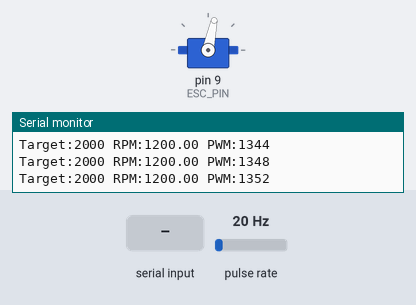
This program was run on a simulated Arduino Uno, built with avr-gcc and run on an emulated ATmega328P. Parts: servo, the last lines printed to the serial monitor. Wiring (inferred from the names in the program): pulse sensor: data pin 2. Inputs (shaded band) come from the test bench; at power-on: pulse rate 20 Hz.

Above: at 4.2 s.
4.3 s: pulse rate (sensor on pin 2) set to 150 Hz
At 4.55 s:
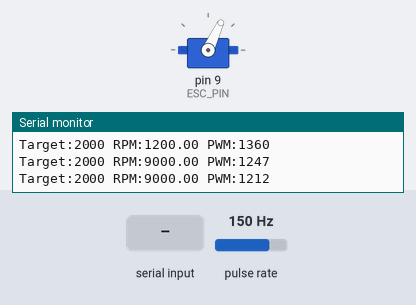
At 5.6 s:
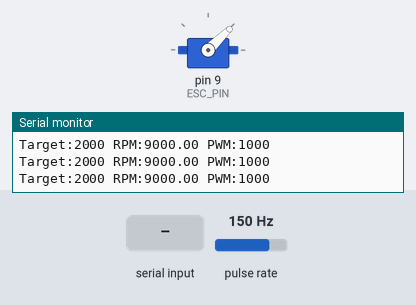
7.3 s: "90,45\n" received over Serial
Timing chart, 0 to 10.3 s (numbered marks = the images above; inputs shaded):
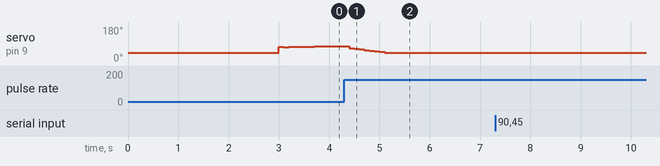

The program:

main.cpp
```cpp
#include <Arduino.h>
#include <Servo.h>

// ---------------------------------------------------------------------------
// Configuration
// ---------------------------------------------------------------------------
const int ESC_PIN = 9;        // Output pin for ESC signal
const int SENSOR_PIN = 2;     // Input pin for RPM sensor (Must be interrupt capable: 2 or 3 on Uno)

// Motor & Sensor Settings
// If using a reflective tape and optical sensor, PULSES_PER_REV = 1.
// If using a phase sensor on a 14-pole motor, PULSES_PER_REV = 7 (14/2).
const int PULSES_PER_REV = 1;

// PID Control Constants (Tune these for your specific motor setup)
// Start with small values to prevent violent oscillations.
double Kp = 0.01;   // Proportional Gain
double Ki = 0.05;   // Integral Gain
double Kd = 0.00;   // Derivative Gain

// ---------------------------------------------------------------------------
// Constants
// ---------------------------------------------------------------------------
Servo esc;
volatile unsigned long pulseCount = 0; // Volatile for interrupt access
unsigned long lastLoopTime = 0;
double integralError = 0;
double lastError = 0;
int targetRPM = 2000; // Initial target RPM

// ---------------------------------------------------------------------------
// Interrupt Service Routine
// ---------------------------------------------------------------------------
void onSensorPulse() {
  pulseCount++;
}

// ---------------------------------------------------------------------------
// Setup
// ---------------------------------------------------------------------------
void setup() {
  Serial.begin(115200); // Higher baud rate for faster debug output
  Serial.println("System Initializing...");

  // Setup ESC
  esc.attach(ESC_PIN);
  // Send minimum throttle to arm the ESC
  esc.writeMicroseconds(1000);

  Serial.println("Arming ESC (waiting 3 seconds)...");
  delay(3000); // Wait for ESC to recognize the low signal
  Serial.println("ESC Armed.");

  // Setup Sensor
  pinMode(SENSOR_PIN, INPUT_PULLUP);
  attachInterrupt(digitalPinToInterrupt(SENSOR_PIN), onSensorPulse, RISING);
}

// ---------------------------------------------------------------------------
// Main Loop
// ---------------------------------------------------------------------------
void loop() {
  // Run the control loop at a fixed interval (e.g., every 100ms)
  if (millis() - lastLoopTime >= 100) {
    unsigned long currentTime = millis();
    double dt = (currentTime - lastLoopTime) / 1000.0; // Delta time in seconds
    lastLoopTime = currentTime;

    // 1. Read and Reset Pulse Counter safely
    noInterrupts();
    unsigned long pulses = pulseCount;
    pulseCount = 0;
    interrupts();

    // 2. Calculate Current RPM
    // RPM = (Pulses / PulsesPerRev) * (60 seconds / dt)
    double currentRPM = (double)pulses / PULSES_PER_REV * 60.0 / dt;

    // 3. PID Calculations
    double error = targetRPM - currentRPM;

    // Accumulate Integral (with simple anti-windup clamping)
    integralError += error * dt;
    integralError = constrain(integralError, -10000, 10000); // Prevent integral from growing too large

    // Calculate Derivative
    double derivative = (error - lastError) / dt;

    // Calculate PID Output
    // The output represents the throttle adjustment needed above the base.
    double output = (Kp * error) + (Ki * integralError) + (Kd * derivative);

    // 4. Map to ESC Signal
    // Base signal is 1000us. We add the PID output to it.
    int pwmSignal = 1000 + (int)output;

    // Safety limits for standard ESC (1000us to 2000us)
    pwmSignal = constrain(pwmSignal, 1000, 2000);

    // 5. Write to Motor
    // Safety check: if target is 0, force stop
    if (targetRPM == 0) {
        pwmSignal = 1000;
        integralError = 0; // Reset integral when stopped
    }
    esc.writeMicroseconds(pwmSignal);

    // Update last error
    lastError = error;

    // 6. Serial Plotter / Monitor Output
    Serial.print("Target:");
    Serial.print(targetRPM);
    Serial.print(" RPM:");
    Serial.print(currentRPM);
    Serial.print(" PWM:");
    Serial.println(pwmSignal);
  }

  // Check for Serial input to change RPM dynamically
  if (Serial.available() > 0) {
    int newTarget = Serial.parseInt();
    // Consume the rest of the buffer (newlines etc)
    while(Serial.available()) Serial.read();

    if (newTarget >= 0) {
      targetRPM = newTarget;
      Serial.print("New Target RPM set to: ");
      Serial.println(targetRPM);
    }
  }
}
```
